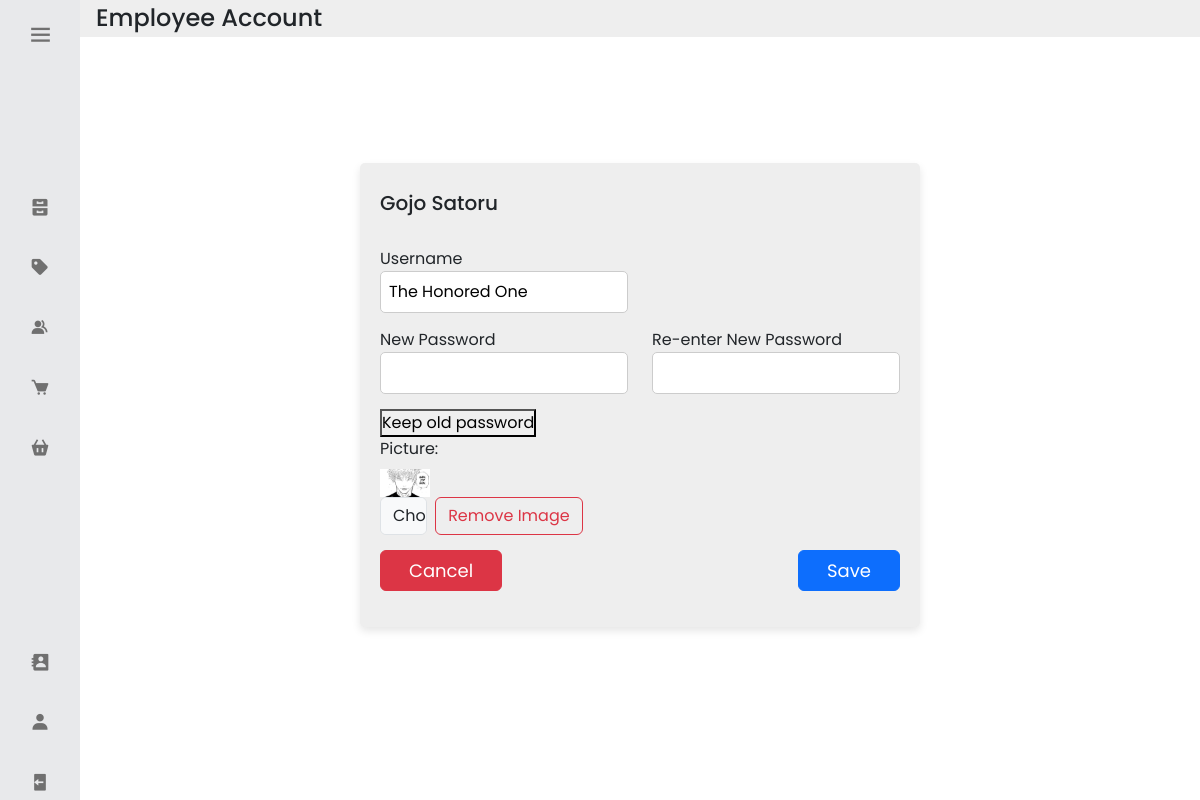
The page /update_employee/5/ (signed in) on the database its author committed.
### inventoryapp/models.py (models this page shows, shortened)
class Account(models.Model):
    Account_ID = models.AutoField(primary_key=True)
    user = models.OneToOneField(User, on_delete=models.CASCADE)
    Profile_Picture = models.ImageField(upload_to='account_pfps/', null=True, blank=True)
    First_Name = models.CharField(max_length=32)
    Last_Name = models.CharField(max_length=32)
    Role = models.CharField(max_length = 32)
    Visibility = models.BooleanField(default=True)
    def __str__(self):
        return str(self.user)

### inventoryapp/views.py (the view)
# urls.py: path('update_employee/<int:pk>/', views.update_employee, name='update_employee'),
@login_required
def update_employee(request, pk):
    Employee = get_object_or_404(Account, Account_ID=pk)
    if request.method == 'POST':
        user = Employee.user
        New_password = request.POST.get('new_password')
        Reenter_new_password = request.POST.get('reenter_new_password')
        New_username = request.POST.get('username')
        Profile_picture = request.FILES.get('profile_picture')
        Image_removed = request.POST.get('removed_profile_picture')
        if New_password == "no need password" and Reenter_new_password == "no need password":
            New_password = None
        else:
            if New_password != Reenter_new_password:
                error_msg = "Passwords do not match"
                return render(request, 'inventoryapp/update_employee.html', {'error_msg': error_msg, "Employee": Employee})
        if New_password:
            user.set_password(New_password)
        if New_username:
            user.username = New_username
        if Image_removed == 'removed':
            previous_picture_filename = user.account.Profile_Picture.name
            user.account.Profile_Picture = None
            user.account.save()
            if previous_picture_filename:
                default_storage.delete(previous_picture_filename)
        elif Profile_picture is not None:
            previous_picture_filename = user.account.Profile_Picture.name
            user.account.Profile_Picture = Profile_picture
            user.account.save()
            if previous_picture_filename:
                default_storage.delete(previous_picture_filename)
        user.save()
        messages.success(request, "Employee account updated successfully.")
        return redirect('employee_accounts')
    else:
        return render(request, 'inventoryapp/update_employee.html', {"Employee": Employee})

### inventoryapp/templates/inventoryapp/update_employee.html (shortened to what this page needs)
{% extends 'inventoryapp/base.html' %}
{% load static %}
{% block content %}
<head>
</head>
<body class="bg-light">
    <div class="container-fluid">
        <div class="row p-1" style="background-color: #eee;">
          <div class="col-md-auto d-flex align-items-center">
            <h4 class="m-0 mr-3">Employee Account</h4>
          </div>
        </div>
    </div>
    <div class="row p-5"></div>
    <div class="card">
      <form method="POST" action="{% url 'update_employee' pk=Employee.pk %}" enctype="multipart/form-data">
        <div class="row mt-2 mb-4">
            <div class="col"><h5>{{Employee.First_Name}} {{Employee.Last_Name}}</h5></div>
            <div class="col d-flex justify-content-end">
            </div>
        </div>
        <div class="row">
            <div class="col">
                <label for="username">Username</label><br>
                <input type="text" id="username" name="username" value="{{Employee.user.username}}">
            </div>
            <div class="col">
            </div>
        </div>
        <div class="row">
            <div class="col">
                <label for="new_password">New Password</label><br>
                <input type="password" id="new_password" name="new_password" required>
            </div>
            <div class="col">
                <label for="reenter_new_password">Re-enter New Password</label><br>
                <input type="password" id="reenter_new_password" name="reenter_new_password" required>
            </div>
        </div>
        <button type="button" id="toggle-password-btn">Keep old password</button>
        <div class="mb-3">
          <div class="row">
              <div class="col-md-5">
                  <label for="id_Picture" class="form-label custom-text">Picture:</label>
          <div id="image-preview">
              {% if Employee.Profile_Picture %}
              <div class="profile-image">
                  <img src="{{ Employee.Profile_Picture.url }}" width="50">
              </div>
              {% endif %}
          </div>
          <div style="display: flex; align-items: center;" >
              <input type="file" name="profile_picture" accept="image/*" id="id_Picture" class="form-control" style="flex: 1; margin-right: 8px;">
              <button type="button" id="remove-image" {% if not Employee.Profile_Picture %}style="display: none;"{% endif %} class="btn btn-outline-danger">Remove Image</button>
          </div>
              </div>
          </div>
        <div class="row">
          <div class="col">
            <a class="btn btn-danger btn-edit" onclick="showCancelWarningModal()">Cancel</a>
          </div>
          <div class="col-md-auto">
            <button type="submit" class="btn btn-primary btn-edit" href="#" onclick=validateForm()>Save</button>
          </div>
        </div>
    </div>
</body>
{% endblock %}

### inventoryapp/static/base.css (style rules this page uses)
* { font-family: 'Poppins', sans-serif; margin: 0; padding: 0; box-sizing: border-box; }
:root { --body-color: #fff; --sidebar-color: #e8e9eb; --primary-color: #970101; --primary-color-light: #800080; --toggle-color: #ddd; --text-color: #707070; --tran-02: all 0.2s ease; --tran-03: all 0.3s ease; --tran-04: all 0.4s ease; --tran-05: all 0.5s ease; }

### inventoryapp/templates/inventoryapp/update_employee.html (style rules this page uses)
.card { width: 50%; margin: 0 auto; padding: 20px; background-color: #eee; border: none; border-radius: 5px; box-shadow: 0 4px 8px rgba(0, 0, 0, 0.1); }
.row { margin-bottom: 15px; }
input[type="text"], input[type="password"] { border: 1px solid #ccc; border-radius: 5px; padding: 8px; background-color: white; width: 100%; }
.btn-edit { font-size: 18px; padding: 6px 28px; }

### rows shown on the page
Account: First_Name "Gojo", Last_Name "Satoru", username "The Honored One", Profile_Picture (picture)
